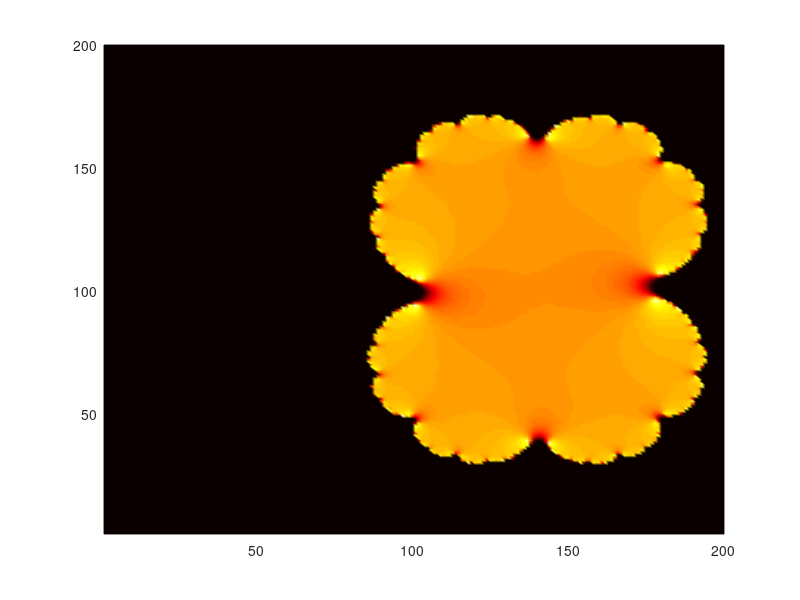

Write MATLAB code to recreate this figure.
close all;clear all;clc;
puntos=200;
puntosx=linspace(-2.1,0.9,puntos);
puntosy=linspace(-1.5,1.5,puntos);
[X,Y]=meshgrid(puntosx,puntosy);
c=0.27334-0.00742*i;
% c=pi/10-pi/100*i;
Z=X+Y*i;
iteraciones=10;
for k=1:iteraciones
    Z=Z.^2+c;
    W=exp(-abs(Z));
end
pcolor(W);
shading interp
colormap(hot)
